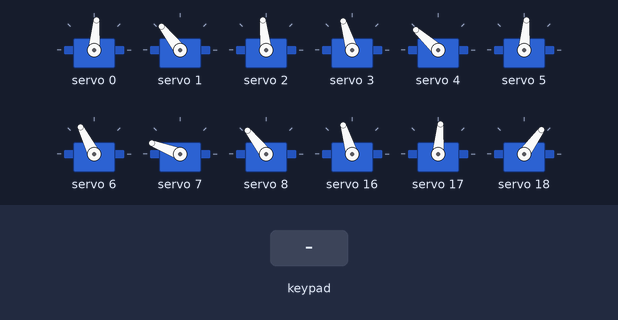
Bench run of a sketch on a simulated Arduino Uno, built with avr-gcc and run on an emulated ATmega328P. Parts: 12 × servo. Inputs (shaded band) come from the test bench. What the sketch prints to the serial monitor is not drawn.

Above: at 20.7 s.
20.8 s: key 'U' pressed
At 22.69 s:
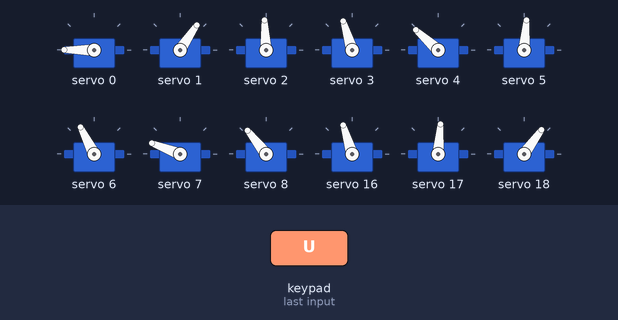
23.8 s: key 'L' pressed
At 26.34 s:
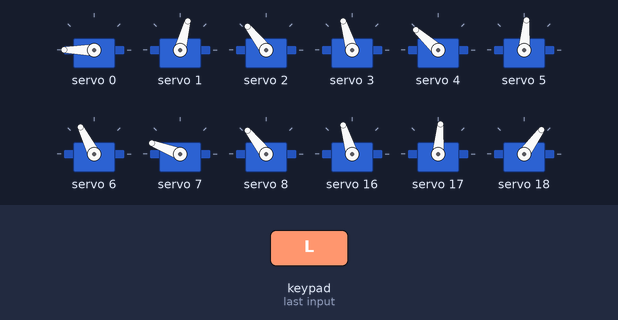
26.8 s: key 'D' pressed
At 29.5 s:
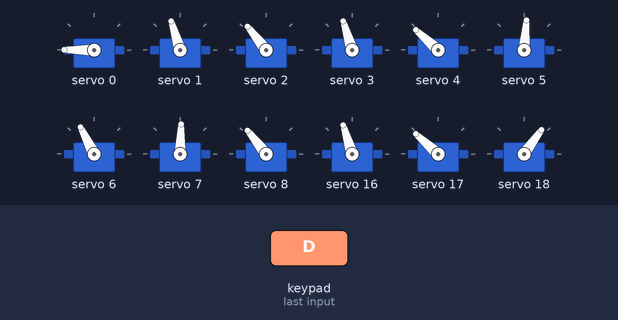
29.8 s: key 'R' pressed
At 31.9 s:
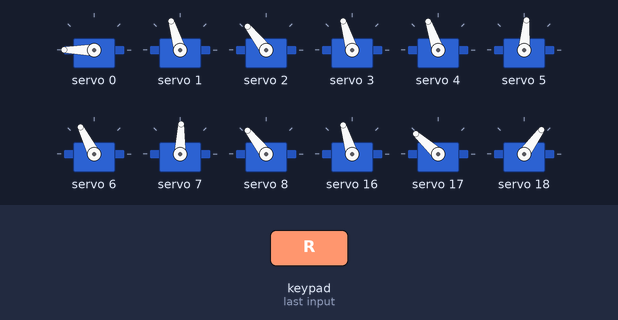
32.3 s: key 'X' pressed
At 47.92 s:
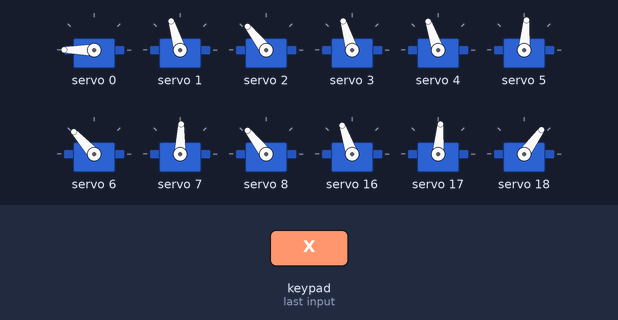
Timing chart, 0 to 48.4 s (numbered marks = the images above; inputs shaded):
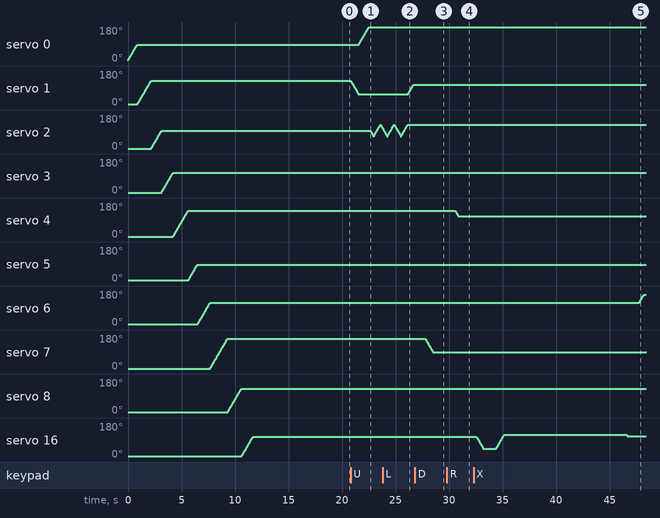

The sketch:

Final_hexapod_code.ino
```cpp
/*Final code for Hexapod robot
Student name: Yash Gotherwal
Student ID: 200420786

This is the final code for the hexapod robot for my final capstone project.

Several changes were made from the initial commit
The final commit includes cleaning up code and adding documentation and comments
*/
#include <Wire.h>
#include <Adafruit_PWMServoDriver.h>
#include <math.h>
#include "Servo.h"

#define CUSTOM_SETTINGS
#define INCLUDE_GAMEPAD_MODULE
#include <Dabble.h>

Adafruit_PWMServoDriver pwm = Adafruit_PWMServoDriver(0x40);  //Initialize servodriver for left side legs with address (0x40)
Adafruit_PWMServoDriver pwm1 = Adafruit_PWMServoDriver(0x41); //Initialize servodriver for right side legs with address (0x41)
#define SERVOMIN  140 // This is the 'minimum' pulse length count (out of 4096)
#define SERVOMAX  620 // This is the 'maximum' pulse length count (out of 4096)
#define SERVO_FREQ 60 // Analog servos run at ~50 Hz updates

//servo # counter
const int servoCountLeft = 9;
const int servoPinsLeft[9] = {0, 1, 2, 3, 4, 5, 6, 7, 8}; //Array to store left side servos
const int servoCountRight = 9;
const int servoPinsRight[9] = {0, 1, 2, 3, 4, 5, 6, 7, 8};  //Array to store right side servos

/*left legs servo orientation
6 7 8 - leg 3 (Tibia,Femur,Coxa) /\_
3 4 5 - leg 2 (Tibia,Femur,Coxa) /\_
0 1 2 - leg 1 (Tibia,Femur,Coxa) /\_
*/
int defaultPositionsLeft[servoCountLeft] = {80, 120, 90, 100, 130, 80, 110, 150, 120};  //Default servo positions for left legs
int servoAnglesLeft[servoCountLeft];
/*Right legs servo orientation
2 1 0 - leg 4 (Coxa,Femur,Tibia) _/\
5 4 3 - leg 5 (Coxa,Femur,Tibia) _/\
8 7 6 - leg 6 (Coxa,Femur,Tibia) _/\
*/
int defaultPositionsRight[servoCountRight] = {100, 80, 50, 160, 90, 50, 160, 90, 50};   //Default servo positions for right legs
int servoAnglesRight[servoCountRight];


void setup() {
  Serial.begin(9600);
  Serial.println("8 channel Servo test!");
  Dabble.begin(9600);

  pwm.begin();  //begin serial communication for servo drivers
  pwm1.begin();

  pwm.setOscillatorFrequency(25000000);
  pwm.setPWMFreq(SERVO_FREQ);
  pwm1.setOscillatorFrequency(25000000);
  pwm1.setPWMFreq(SERVO_FREQ);
  setDefaultPositions();
}

void loop() {
   Dabble.processInput();             //this function is used to refresh data obtained from smartphone.

  if (GamePad.isUpPressed())  // Wave function
  {
    moveServoLeft(1,50);
    moveServoLeft(0,180);
    for(int i = 0; i < 3; i++)
    {
      moveServoLeft(2,60);
      moveServoLeft(2,120);
    }
  }
  if (GamePad.isDownPressed())  //move leg 3 and leg 6 Femur up
  {
    moveServoRight(7,140);
    moveServoLeft(7,80);
  }

  if (GamePad.isLeftPressed())  //move leg 1 and leg 4 Femur up
  {
    moveServoLeft(1,100);
    moveServoRight(1,130);
  }
   if (GamePad.isRightPressed())  //move leg 2 and leg 5 Femur up
  {
    moveServoRight(4,160);
    moveServoLeft(4,100);
  }
  if (GamePad.isSquarePressed())  //Bow
  {
    moveServoLeft(0,130);
    moveServoLeft(1,90);
    moveServoRight(7,140);
    moveServoRight(6,40);
  }

  if (GamePad.isCirclePressed()) // Quadruped gait function
  {
    QuadrupedGait();
  }

  if (GamePad.isCrossPressed()) //Wave gait function
  {
    WaveGait();
  }

  if (GamePad.isTrianglePressed()) //Tripod gait function
  {
    TripodGait();
  }

  if (GamePad.isStartPressed()) // set left servos to default position
  {
    setDefaultPositionsLeft();
  }

  if (GamePad.isSelectPressed()) // set right servos to default position
  {
    setDefaultPositionsRight();
  }
}

void moveServoLeft(int servoIndex, int targetAngle) //Function to move left side servos depending on their index numbers
{
  // Smoothly move the servo to the target angle
  for (int i = servoAnglesLeft[servoIndex]; i != targetAngle; i += (targetAngle > i) ? 1 : -1)
  {
    servoAnglesLeft[servoIndex] = i;
    pwm.setPWM(servoPinsLeft[servoIndex], 0, angleToPulse(i));
    delay(10); // Adjust the delay for smoother motion
  }
}

void moveServoRight(int servoIndex, int targetAngle) //Function to move right side servos depending on their index numbers
{
//   // Smoothly move the servo to the target angle
  for (int i = servoAnglesRight[servoIndex]; i != targetAngle; i += (targetAngle > i) ? 1 : -1)
  {
  servoAnglesRight[servoIndex] = i;
  pwm1.setPWM(servoPinsRight[servoIndex], 0, angleToPulse(i));
  delay(10); // Adjust the delay for smoother motion
  }
}


void setDefaultPositions() //Set all servos to default position--> runs once at the beginning of code
{
  // Set all servos to their default positions
  for (int i = 0; i < servoCountLeft; i++)
  {
    moveServoLeft(i, defaultPositionsLeft[i]);
  }
  delay(10);
  for (int i = 0; i < servoCountRight; i++)
  {
    moveServoRight(i, defaultPositionsRight[i]);
  }
}
void setDefaultPositionsLeft() //Returns all left servos to default position
{
    for (int i = 0; i < servoCountLeft; i++)
  {
    moveServoLeft(i, defaultPositionsLeft[i]);
  }
  delay(10);
}

void setDefaultPositionsRight() //Returns all right servos to default positions
{
  for (int i = 0; i < servoCountRight; i++)
  {
    moveServoRight(i, defaultPositionsRight[i]);
  }
  delay(10);
}

int angleToPulse(int angle) //Inbuilt library function to map frequency to 0-180°
{
  // Convert angle to servo pulse length
  return map(angle, 0, 180, SERVOMIN, SERVOMAX);
}

void moveleg1() //Servo coordinated function to move leg 1
{
  moveServoLeft(0,130);
  delay(150);
  moveServoLeft(1,90);
  delay(150);
  moveServoLeft(2,30);
  delay(150);
  moveServoLeft(1,125);
  delay(150);
  moveServoLeft(0,80);
  delay(150);
  moveServoLeft(2,110);
  delay(150);
}

void moveleg2() //Servo coordinated function to move leg 2
{
  moveServoLeft(3,150);
  delay(150);
  moveServoLeft(4,90);
  delay(150);
  moveServoLeft(5,30);
  delay(150);
  moveServoLeft(4,140);
  delay(150);
  moveServoLeft(3,105);
  delay(150);
  moveServoLeft(5,130);
}

void moveleg3() //Servo coordinated function to move leg 3
{
  moveServoLeft(6,150);
  delay(150);
  moveServoLeft(7,110);
  delay(150);
  moveServoLeft(8,60);
  delay(150);
  moveServoLeft(7,155);
  delay(150);
  moveServoLeft(6,110);
  delay(150);
  moveServoLeft(8,150);
}

void moveleg4() //Servo coordinated function to move leg 4
{
  moveServoRight(1,120);
  delay(150);
  moveServoRight(0,40);
  delay(150);
  moveServoRight(2,70);
  delay(150);
  moveServoRight(1,70);
  delay(150);
  moveServoRight(0,110);
  delay(150);
  moveServoRight(2,30);
}

void moveleg5() //Servo coordinated function to move leg 5
{
  moveServoRight(4,100);
  delay(150);
  moveServoRight(3,40);
  delay(150);
  moveServoRight(5,90);
  delay(150);
  moveServoRight(4,80);
  delay(150);
  moveServoRight(3,160);
  delay(150);
  moveServoRight(5,20);
}

void moveleg6() //Servo coordinated function to move leg 6
{
  moveServoRight(7,120);
  delay(150);
  moveServoRight(6,40);
  delay(150);
  moveServoRight(8,120);
  delay(150);
  moveServoRight(7,70);
  delay(150);
  moveServoRight(6,150);
  delay(150);
  moveServoRight(8,50);
}

void TripodGait() //Loops leg movement in tripod gait 2 times
{
  for(int i = 0;i < 2; i++)
  {
  moveleg1();
  moveleg3();
  moveleg5();
  moveleg2();
  moveleg4();
  moveleg6();
  setDefaultPositions();
  }
}

void QuadrupedGait() //Loops leg movement in Quadruped gait 2 times
{
   for(int i = 0;i < 2; i++)
  {
  moveleg1();
  moveleg4();
  moveleg5();
  moveleg3();
  moveleg6();
  moveleg2();
  setDefaultPositions();
  }
}

void WaveGait() //Loops leg movement in wave gait 2 times
{
  for(int i = 0; i < 2;i++)
  {
    moveleg4();
    moveleg5();
    moveleg6();
    setDefaultPositionsRight();
    moveleg3();
    moveleg2();
    moveleg1();
    setDefaultPositionsLeft();
  }
}
```

Measured:
- after the input at 20.8 s, servo 0: moves from 85° to 180° over 0.95 s, starting after 0.77 s; servo 1: moves from 128° to 56° over 0.72 s, starting at once
- after the input at 23.8 s, servo 1: moves from 56° to 107° over 0.50 s, starting after 2.4 s; servo 17: 85° → 98° after 2.9 s
- after the input at 26.8 s, servo 7: moves from 159° to 88° over 0.71 s, starting after 0.98 s
- after the input at 29.8 s, servo 4: moves from 138° to 109° over 0.28 s, starting after 0.79 s
- after the input at 32.3 s, servo 6: moves from 117° to 159° over 0.42 s, starting after 15.5 s; servo 7: 88° → 90° after 16.1 s
